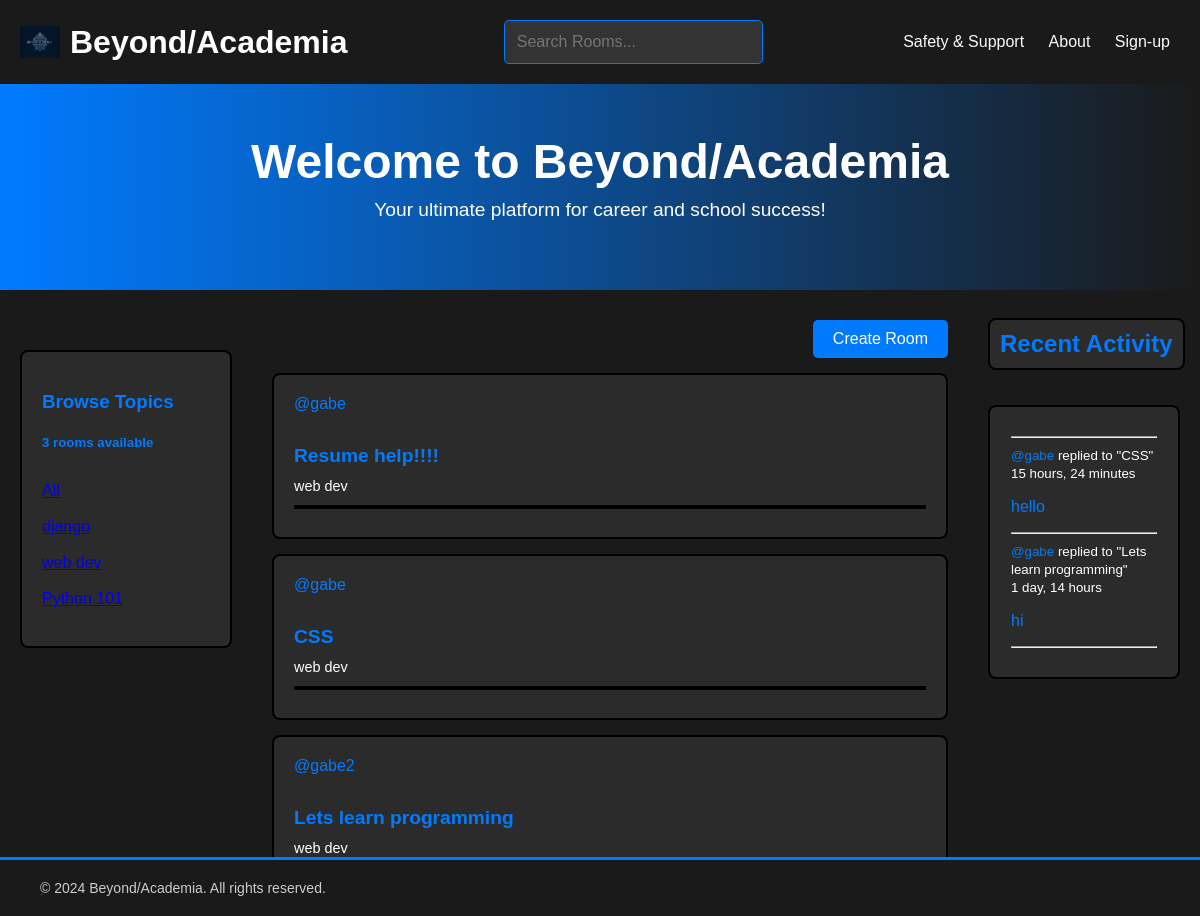
Before: / with the older database file.
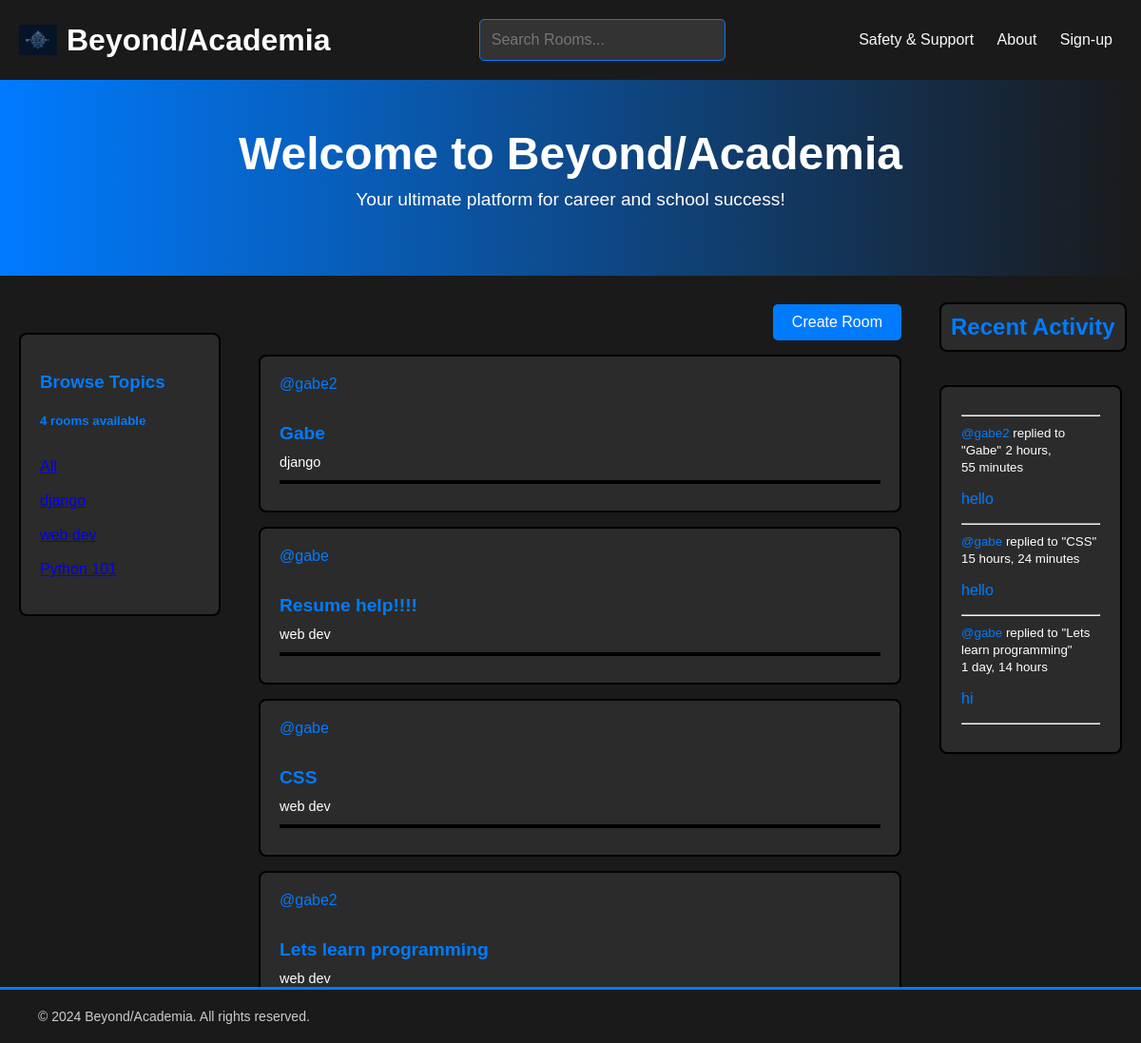
After: the same page with the newer database file.
### base/models.py (models this page shows, shortened)
class Room(models.Model):
    host = models.ForeignKey(User, on_delete=models.SET_NULL, null=True)
    topic = models.ForeignKey(Topic, on_delete=models.SET_NULL, null=True)
    name = models.CharField(max_length=200)
    description = models.TextField(null=True, blank=True)
    participants = models.ManyToManyField(User, related_name='participants', blank=True)
    updated = models.DateTimeField(auto_now=True)
    created = models.DateTimeField(auto_now_add=True)
    class Meta:
        ordering = ['-updated','created']
    def __str__(self):
        return self.name

class Topic(models.Model):
    name = models.CharField(max_length=200)

class Message(models.Model):
    user = models.ForeignKey(User, on_delete=models.CASCADE)
    room = models.ForeignKey(Room, on_delete=models.CASCADE)
    body = models.TextField()
    updated = models.DateTimeField(auto_now=True)
    created = models.DateTimeField(auto_now_add=True)
    class Meta:
        ordering = ['-updated','created']
    def __str__(self):
        return self.body[0:50]

### base/views.py (the view)
# urls.py: path("",views.home, name="home"),
def home(request):
    q = request.GET.get('q') if  request.GET.get('q') != None else ''
    rooms = Room.objects.filter(
        Q(topic__name__icontains=q,) |
        Q(name__icontains=q)|
         Q(description__icontains=q)
        )
    topics = Topic.objects.all()
    room_count = rooms.count()
    room_messages = Message.objects.filter(Q(room__topic__name__icontains=q))
    context = {'rooms': rooms, 'topics': topics, 'room_count': room_count, 'room_messages' :room_messages,}
    return render(request,'base/home.html',context )

### base/templates/base/home.html
{% extends 'main.html' %}
{% block content %}
<section class="banner">
    <div class="container">
        <h1>Welcome to Beyond/Academia</h1>
        <p>Your ultimate platform for career and school success!</p>
    </div>
</section>
<div class="homepage">
    <div >
        {%include 'base/topics_component.html'%}
    </div>
    <div >
        <div class="create-room-container">
            <a class="create-room" href="{% url 'create-room' %}">Create Room</a>
        </div>
        {%include 'base/feed_component.html'%}
    </div>
    <div>
        {%include 'base/activity_component.html'%}
    </div>
</div>
{% endblock content  %}

### base/templates/base/topics_component.html (shortened to what this page needs)
<div class="topic">
    <div >
        <h3 > Browse Topics</h3>
        <h5 >{{room_count}} rooms available</h5>
    <div class="topicall">
        <a href="{% url 'home' %}">All</a>
    </div>
    {% for topic in topics %}
        <div class="topics">
            <a href="{% url 'home' %}?q={{ topic.name }}">{{ topic.name }}</a>
        </div>
    {% endfor %}
    </div>
</div>

### base/templates/base/feed_component.html
<div>
    {% for room in rooms %}
    <div class="room-container">
        <a href="{% url 'user-profile' room.host.id %}">@{{ room.host.username }}</a>
        <h5><a href="{%url 'room' room.id%}">{{room.name}}</a></h5>
        <small style="color: white;">{{room.topic.name}}</small>
        <hr>
    </div>
    {% endfor %}
 </div>

### base/templates/base/activity_component.html
<h3 class="recent-activityfeed"> Recent Activity</h3>
<div class="activity-feed">
        <hr>
        {%for message in room_messages%}
        <div>
            <small style="color: white;"  ><a style="color: white;" href=" 'user-profile' message.user.id"></a ><a style="color: #007BFF; " >@{{message.user}}</a> replied to "{{message.room}}"</small>
            <small style="color: white;" > {{message.created| timesince}}</small>
            <p>{{message}}</p>
                <hr>
        </div>
        {%endfor%}
</div>

Changed rows visible on the page:
added Room: host.username "gabe2", name "Gabe", topic.name "django"
added Message: user "gabe2", room "Gabe", created "2 hours, 55 minutes", body "hello"
Other visible differences:
{{ room_count }}: "3" → "4"
